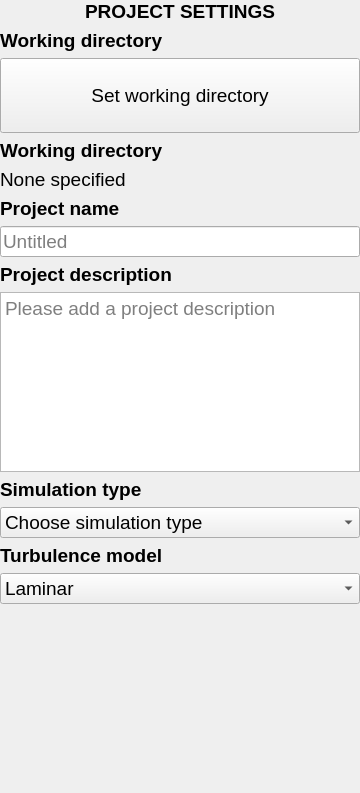
<?xml version="1.0" encoding="UTF-8"?>
<ui version="4.0">
 <class>projectsettings</class>
 <widget class="QFrame" name="projectsettings">
  <property name="geometry">
   <rect>
    <x>0</x>
    <y>0</y>
    <width>332</width>
    <height>793</height>
   </rect>
  </property>
  <property name="windowTitle">
   <string>Frame</string>
  </property>
  <layout class="QVBoxLayout" name="verticalLayout">
   <property name="leftMargin">
    <number>0</number>
   </property>
   <property name="topMargin">
    <number>0</number>
   </property>
   <property name="rightMargin">
    <number>0</number>
   </property>
   <property name="bottomMargin">
    <number>0</number>
   </property>
   <item>
    <widget class="QLabel" name="Lbl_H1">
     <property name="font">
      <font>
       <pointsize>14</pointsize>
      </font>
     </property>
     <property name="text">
      <string>&lt;html&gt;&lt;head/&gt;&lt;body&gt;&lt;p&gt;&lt;span style=&quot; font-weight:600;&quot;&gt;PROJECT SETTINGS&lt;/span&gt;&lt;/p&gt;&lt;/body&gt;&lt;/html&gt;</string>
     </property>
     <property name="alignment">
      <set>Qt::AlignCenter</set>
     </property>
    </widget>
   </item>
   <item>
    <widget class="QLabel" name="Lbl_WDir">
     <property name="font">
      <font>
       <pointsize>14</pointsize>
       <weight>75</weight>
       <bold>true</bold>
      </font>
     </property>
     <property name="focusPolicy">
      <enum>Qt::ClickFocus</enum>
     </property>
     <property name="text">
      <string>&lt;html&gt;&lt;head/&gt;&lt;body&gt;&lt;p&gt;Working directory&lt;/p&gt;&lt;/body&gt;&lt;/html&gt;</string>
     </property>
    </widget>
   </item>
   <item>
    <widget class="QPushButton" name="Btn_WDir">
     <property name="font">
      <font>
       <pointsize>14</pointsize>
      </font>
     </property>
     <property name="toolTip">
      <string>Set the working directory where all files are stored</string>
     </property>
     <property name="toolTipDuration">
      <number>10000</number>
     </property>
     <property name="text">
      <string>
Set working directory
</string>
     </property>
    </widget>
   </item>
   <item>
    <widget class="QLabel" name="Lbl_WorkDirH2">
     <property name="font">
      <font>
       <pointsize>14</pointsize>
       <weight>75</weight>
       <bold>true</bold>
      </font>
     </property>
     <property name="text">
      <string>&lt;html&gt;&lt;head/&gt;&lt;body&gt;&lt;p&gt;Working directory&lt;/p&gt;&lt;/body&gt;&lt;/html&gt;</string>
     </property>
    </widget>
   </item>
   <item>
    <widget class="QLabel" name="Lbl_WorkDir">
     <property name="font">
      <font>
       <pointsize>14</pointsize>
       <weight>50</weight>
       <bold>false</bold>
      </font>
     </property>
     <property name="text">
      <string>&lt;html&gt;&lt;head/&gt;&lt;body&gt;&lt;p&gt;None specified&lt;/p&gt;&lt;/body&gt;&lt;/html&gt;</string>
     </property>
    </widget>
   </item>
   <item>
    <widget class="QLabel" name="Lbl_PName">
     <property name="font">
      <font>
       <pointsize>14</pointsize>
       <weight>75</weight>
       <bold>true</bold>
      </font>
     </property>
     <property name="text">
      <string>&lt;html&gt;&lt;head/&gt;&lt;body&gt;&lt;p&gt;Project name&lt;/p&gt;&lt;/body&gt;&lt;/html&gt;</string>
     </property>
    </widget>
   </item>
   <item>
    <widget class="QLineEdit" name="Led_PName">
     <property name="font">
      <font>
       <pointsize>14</pointsize>
      </font>
     </property>
     <property name="toolTip">
      <string>Provide a project name.</string>
     </property>
     <property name="toolTipDuration">
      <number>10000</number>
     </property>
     <property name="placeholderText">
      <string>Untitled</string>
     </property>
    </widget>
   </item>
   <item>
    <widget class="QLabel" name="Lbl_PDesc">
     <property name="font">
      <font>
       <pointsize>14</pointsize>
       <weight>75</weight>
       <bold>true</bold>
      </font>
     </property>
     <property name="text">
      <string>&lt;html&gt;&lt;head/&gt;&lt;body&gt;&lt;p&gt;Project description&lt;/p&gt;&lt;/body&gt;&lt;/html&gt;</string>
     </property>
    </widget>
   </item>
   <item>
    <widget class="QPlainTextEdit" name="Ted_PDesc">
     <property name="font">
      <font>
       <pointsize>14</pointsize>
      </font>
     </property>
     <property name="toolTip">
      <string>Add a project description</string>
     </property>
     <property name="toolTipDuration">
      <number>10000</number>
     </property>
     <property name="tabChangesFocus">
      <bool>true</bool>
     </property>
     <property name="placeholderText">
      <string>Please add a project description</string>
     </property>
    </widget>
   </item>
   <item>
    <widget class="QLabel" name="Lbl_SimType">
     <property name="font">
      <font>
       <pointsize>14</pointsize>
       <weight>75</weight>
       <bold>true</bold>
      </font>
     </property>
     <property name="text">
      <string>&lt;html&gt;&lt;head/&gt;&lt;body&gt;&lt;p&gt;Simulation type&lt;/p&gt;&lt;/body&gt;&lt;/html&gt;</string>
     </property>
    </widget>
   </item>
   <item>
    <widget class="QComboBox" name="CmB_SimType">
     <property name="font">
      <font>
       <pointsize>14</pointsize>
      </font>
     </property>
     <property name="toolTip">
      <string>Choose the type of simulation to be done</string>
     </property>
     <property name="toolTipDuration">
      <number>10000</number>
     </property>
     <item>
      <property name="text">
       <string>Choose simulation type</string>
      </property>
     </item>
     <item>
      <property name="text">
       <string>CFD to resolve SW (Using SW results)</string>
      </property>
     </item>
     <item>
      <property name="text">
       <string>CFD to resolve SW (Using sim library)</string>
      </property>
     </item>
     <item>
      <property name="text">
       <string>CFD using bathymetry data</string>
      </property>
     </item>
     <item>
      <property name="text">
       <string>CFD of wave flume</string>
      </property>
     </item>
     <item>
      <property name="text">
       <string>CFD using STL file</string>
      </property>
     </item>
     <item>
      <property name="text">
       <string>CFD using maps</string>
      </property>
     </item>
     <item>
      <property name="text">
       <string>CFD using Surrogate solver</string>
      </property>
     </item>
    </widget>
   </item>
   <item>
    <widget class="QLabel" name="Lbl_TurbModel">
     <property name="font">
      <font>
       <pointsize>14</pointsize>
       <weight>75</weight>
       <bold>true</bold>
      </font>
     </property>
     <property name="text">
      <string>&lt;html&gt;&lt;head/&gt;&lt;body&gt;&lt;p&gt;Turbulence model&lt;/p&gt;&lt;/body&gt;&lt;/html&gt;</string>
     </property>
    </widget>
   </item>
   <item>
    <widget class="QComboBox" name="CmB_TurbModel">
     <property name="font">
      <font>
       <pointsize>14</pointsize>
      </font>
     </property>
     <property name="toolTip">
      <string>Choose the turbulence model to be used</string>
     </property>
     <property name="toolTipDuration">
      <number>10000</number>
     </property>
     <item>
      <property name="text">
       <string>Laminar</string>
      </property>
     </item>
     <item>
      <property name="text">
       <string>k-Epsilon</string>
      </property>
     </item>
     <item>
      <property name="text">
       <string>k-Omega</string>
      </property>
     </item>
     <item>
      <property name="text">
       <string>k-Omega SST</string>
      </property>
     </item>
    </widget>
   </item>
   <item>
    <spacer name="VSp">
     <property name="orientation">
      <enum>Qt::Vertical</enum>
     </property>
     <property name="sizeHint" stdset="0">
      <size>
       <width>20</width>
       <height>201</height>
      </size>
     </property>
    </spacer>
   </item>
  </layout>
 </widget>
 <resources/>
 <connections/>
</ui>
